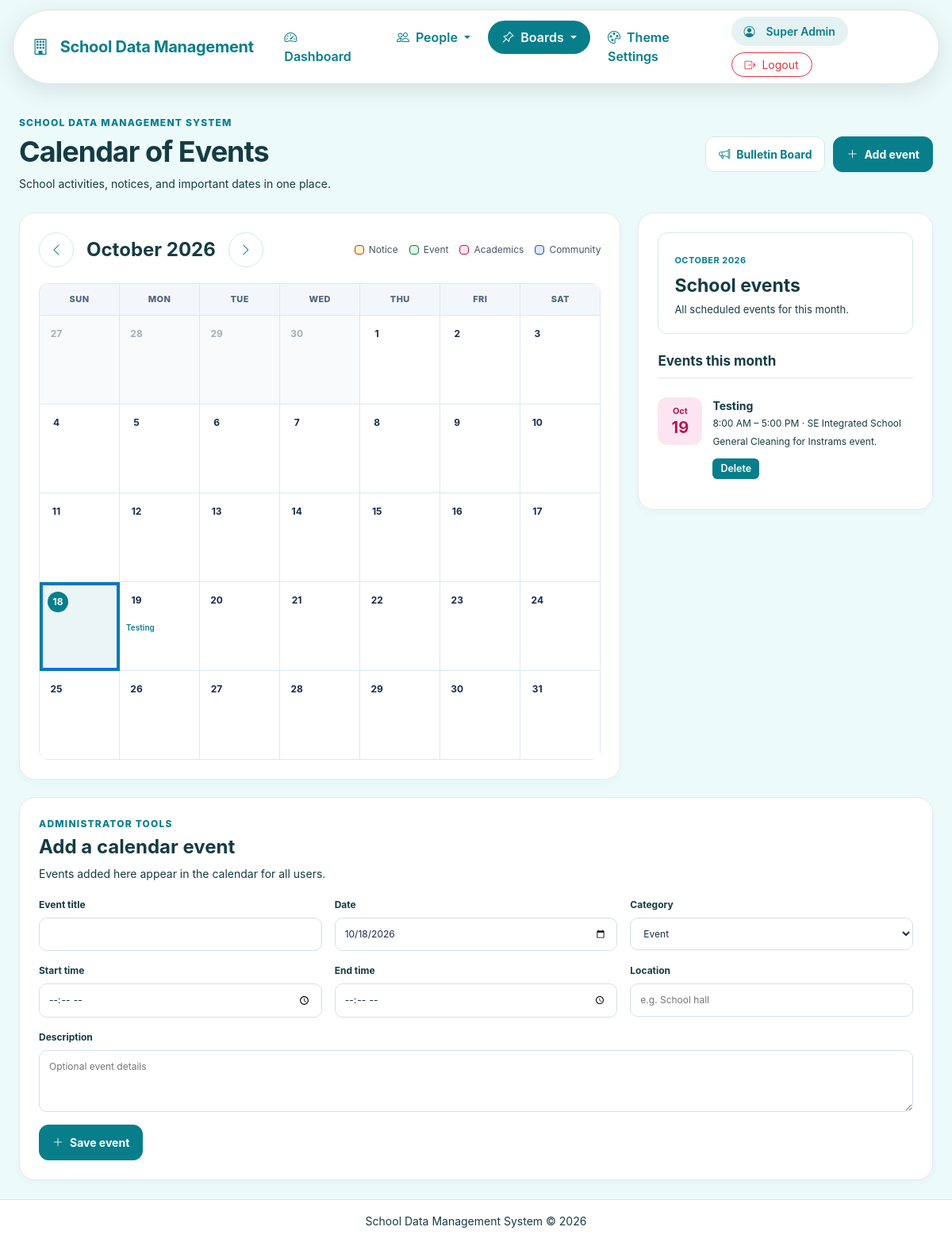
/calendar.php (signed in), run on the app's committed database.
### tables this page shows
CREATE TABLE `calendar_events` (
  `id` int(10) UNSIGNED NOT NULL,
  `title` varchar(200) NOT NULL,
  `description` text DEFAULT NULL,
  `event_date` date NOT NULL,
  `start_time` time DEFAULT NULL,
  `end_time` time DEFAULT NULL,
  `location` varchar(200) DEFAULT NULL,
  `category` enum('Notice','Event','Academics','Community') NOT NULL DEFAULT 'Event',
  `created_by` int(11) NOT NULL,
  `created_at` timestamp NOT NULL DEFAULT current_timestamp()
);

### config.php (called while the page is built, shortened)
<?php
function e($value)
{
    return htmlspecialchars(
        (string) $value,
        ENT_QUOTES,
        'UTF-8'
    );
}
?>

### calendar.php (the view, shortened to what this page needs)
<?php
require_once __DIR__ . '/bulletin_helpers.php';
$monthInput = (string)($_GET['month'] ?? date('Y-m'));
$monthStart = new DateTimeImmutable($monthInput . '-01');
$monthEnd = $monthStart->modify('last day of this month');
$prev = $monthStart->modify('-1 month')->format('Y-m');
$next = $monthStart->modify('+1 month')->format('Y-m');
$stmt = $pdo->prepare("SELECT * FROM calendar_events WHERE event_date BETWEEN :start AND :end ORDER BY event_date, start_time, title");
$stmt->execute([':start'=>$monthStart->format('Y-m-d'), ':end'=>$monthEnd->format('Y-m-d')]);
$events = $stmt->fetchAll();
$byDate = [];
foreach ($events as $event) $byDate[$event['event_date']][] = $event;
require_once __DIR__ . '/header.php';
?>
<section class="calendar-shell">
  <div class="calendar-heading">
    <div><p class="calendar-eyebrow">School Data Management System</p><h1>Calendar of Events</h1><p class="calendar-subtitle">School activities, notices, and important dates in one place.</p></div>
    <div class="calendar-actions">
      <a class="calendar-btn calendar-btn-light" href="bulletin_board.php"><i class="bi bi-megaphone"></i> Bulletin Board</a>
      <?php if ($isAdmin): ?><button class="calendar-btn calendar-btn-primary" type="button" onclick="document.getElementById('event-form').scrollIntoView({behavior:'smooth'})"><i class="bi bi-plus-lg"></i> Add event</button><?php endif; ?>
    </div>
  </div>
  <div class="calendar-layout">
    <section class="calendar-panel">
      <div class="month-toolbar">
        <div class="month-navigation"><a class="round-arrow" href="calendar.php?month=<?= e($prev) ?>" aria-label="Previous month"><i class="bi bi-chevron-left"></i></a><h2><?= e($monthStart->format('F Y')) ?></h2><a class="round-arrow" href="calendar.php?month=<?= e($next) ?>" aria-label="Next month"><i class="bi bi-chevron-right"></i></a></div>
        <div class="calendar-legend"><span><i class="legend-dot notice"></i>Notice</span><span><i class="legend-dot event"></i>Event</span><span><i class="legend-dot academics"></i>Academics</span><span><i class="legend-dot community"></i>Community</span></div>
      </div>
      <div class="calendar-grid">
        <?php foreach (['Sun','Mon','Tue','Wed','Thu','Fri','Sat'] as $day): ?><div class="weekday"><?= $day ?></div><?php endforeach; ?>
        <?php
        $gridStart = $monthStart->modify('-' . $monthStart->format('w') . ' days');
        $gridEnd = $monthEnd->modify('+' . (6 - (int)$monthEnd->format('w')) . ' days');
        for ($d=$gridStart; $d <= $gridEnd; $d=$d->modify('+1 day')):
          $key=$d->format('Y-m-d'); $inMonth=$d->format('m')===$monthStart->format('m'); $today=$key===date('Y-m-d');
        ?>
          <div class="calendar-day <?= $inMonth?'':'outside-month' ?> <?= $today?'today':'' ?>">
            <span class="day-number"><?= $d->format('j') ?></span>
            <?php foreach (array_slice($byDate[$key] ?? [],0,2) as $ev): ?><a class="event-chip <?= strtolower(e($ev['category'])) ?>" href="#event-<?= (int)$ev['id'] ?>" title="<?= e($ev['title']) ?>"><?= e($ev['title']) ?></a><?php endforeach; ?>
          </div>
        <?php endfor; ?>
      </div>
    </section>
    <aside class="events-panel">
      <div class="selected-event"><span class="selected-label"><?= e($monthStart->format('F Y')) ?></span><h2>School events</h2><p>All scheduled events for this month.</p></div>
      <h3 class="upcoming-title">Events this month</h3>
      <?php foreach ($events as $ev): ?>
      <article class="event-row" id="event-<?= (int)$ev['id'] ?>">
        <div class="event-date <?= strtolower(e($ev['category'])) ?>"><span><?= e(date('M',strtotime($ev['event_date']))) ?></span><strong><?= e(date('d',strtotime($ev['event_date']))) ?></strong></div>
        <div class="event-details"><h4><?= e($ev['title']) ?></h4><p><?= e($ev['start_time'] ? date('g:i A',strtotime($ev['start_time'])) : 'All day') ?><?= $ev['end_time'] ? ' – '.e(date('g:i A',strtotime($ev['end_time']))) : '' ?><?= $ev['location'] ? ' · '.e($ev['location']) : '' ?></p><?php if ($ev['description']): ?><p class="event-description"><?= e($ev['description']) ?></p><?php endif; ?>
        <?php if ($isAdmin): ?><form method="post" class="delete-event-form" onsubmit="return confirm('Delete this calendar event?')"><button type="submit" class="delete-event">Delete</button></form><?php endif; ?></div>
      </article>
      <?php endforeach; ?>
    </aside>
  </div>
  <?php if ($isAdmin): ?>
  <section class="event-form-panel" id="event-form"><div><p class="calendar-eyebrow">Administrator tools</p><h2>Add a calendar event</h2><p class="calendar-subtitle">Events added here appear in the calendar for all users.</p></div>
  <form method="post" class="event-form"><input type="hidden" name="csrf_token" value="<?= e(bulletin_csrf_token()) ?>"><input type="hidden" name="action" value="create">
    <label>Event title<input name="title" maxlength="200" required value="<?= e($_POST['title'] ?? '') ?>"></label>
    <label>Date<input type="date" name="event_date" required value="<?= e($_POST['event_date'] ?? date('Y-m-d')) ?>"></label>
    <label>Category<select name="category"><option>Notice</option><option selected>Event</option><option>Academics</option><option>Community</option></select></label>
    <label>Start time<input type="time" name="start_time"></label><label>End time<input type="time" name="end_time"></label>
    <label>Location<input name="location" maxlength="200" placeholder="e.g. School hall"></label>
    <label class="wide-field">Description<textarea name="description" rows="3" placeholder="Optional event details"></textarea></label>
    <div class="wide-field"><button class="calendar-btn calendar-btn-primary" type="submit"><i class="bi bi-plus-lg"></i> Save event</button></div>
  </form></section>
  <?php endif; ?>
</section>
<?php require_once __DIR__ . '/footer.php'; ?>

### assets/style.css (style rules this page uses)
body { font-family: Inter, system-ui, -apple-system, "Segoe UI", sans-serif; }

### assets/navigation.css (style rules this page uses)
html, body { min-height: 100%; }
body { display: flex; flex-direction: column; min-height: 100vh; }

### assets/css/theme.css (style rules this page uses)
:root { --theme-primary: #0d6efd; --theme-button: #0d6efd; --theme-header: #ffffff; --theme-card: #ffffff; --theme-background: #f5f8fc; --theme-text: #172b4d; --theme-font: #172b4d; --theme-icon: #0d6efd; --theme-border: #e5eaf0; }
html, body, body.bg-light, main, main.container, main.container-fluid, .content-wrapper, .page-wrapper { background-color: var(--theme-background) !important; color: var(--theme-font) !important; }
body p, body label, body li, body td, body th, body small, body .text-muted, body .form-text, body .text-secondary { color: var(--theme-font) !important; }
h1, h2, h3, h4, h5, h6, .stat-number, .records-title, .record-name, .page-title, .card-title { color: var(--theme-text) !important; }
a:not(.btn):not(.button):not(.small-button), .text-primary, .nav-link.active, .pagination .active > .page-link, .eyebrow-text, .sub-title, [class*="sub-header"], [class*="eyebrow"], .information-board-eyebrow, .transparency-board-eyebrow, .information-title-small, .transparency-title-small { color: var(--theme-primary) !important; }
html body .btn-primary, html body .theme-primary-button, html body .btn-info, html body button[type="submit"]:not(.btn-danger):not(.sdms-theme-reset):not(.danger) { background-color: var(--theme-button) !important; border-color: var(--theme-button) !important; color: #ffffff !important; }
.calendar-shell .selected-event { background-color: var(--theme-card) !important; border: 1px solid var(--theme-border) !important; border-radius: 12px !important; color: var(--theme-text) !important; padding: 20px !important; }
.calendar-shell .selected-event .selected-label { color: var(--theme-primary) !important; font-weight: 700 !important; }
.calendar-shell .selected-event h2 { color: var(--theme-text) !important; }
.calendar-shell .selected-event p { color: var(--theme-font) !important; }
.calendar-shell .calendar-btn-primary { background-color: var(--theme-button) !important; border-color: var(--theme-button) !important; color: #ffffff !important; }
.calendar-shell .calendar-btn-light { background-color: var(--theme-card) !important; border: 1px solid var(--theme-border) !important; color: var(--theme-primary) !important; }
.calendar-grid .calendar-day.today { border: 2px solid var(--theme-primary) !important; background-color: color-mix(in srgb, var(--theme-primary) 8%, var(--theme-card)) !important; }
.calendar-grid .calendar-day.today .day-number { background-color: var(--theme-primary) !important; color: #ffffff !important; border-radius: 50% !important; }
.calendar-shell .round-arrow { background-color: var(--theme-card) !important; border: 1px solid var(--theme-border) !important; color: var(--theme-primary) !important; }
.calendar-shell .delete-event { background-color: #dc3545 !important; border: none !important; color: #ffffff !important; padding: 4px 10px !important; border-radius: 6px !important; font-size: 0.78rem !important; font-weight: 600 !important; cursor: pointer !important; text-decoration: none !important; margin-top: 6px !important; display: inline-block !important; }
div[class*="grid"] a, section[class*="latest"] a { background-color: transparent !important; border: none !important; box-shadow: none !important; padding: 0 !important; color: var(--theme-primary) !important; text-decoration: none !important; display: inline !important; font-weight: 600 !important; }

### data on the page
calendar_events: title "Testing", event_date "Oct", event_date "19", start_time "8:00 AM", end_time "5:00 PM", location "SE Integrated School", description "General Cleaning for Instrams event."

### other printed values
$item['label'] "Dashboard"
$item['label'] "People"
$item['label'] "Boards"
$item['label'] "Theme Settings"
$_SESSION['full_name'] "Super Admin"
$day "SUN"
$day "MON"
$day "TUE"
$day "WED"
$day "THU"
$day "FRI"
$day "SAT"
$d->format('j') "27"
$d->format('j') "28"
$d->format('j') "29"
